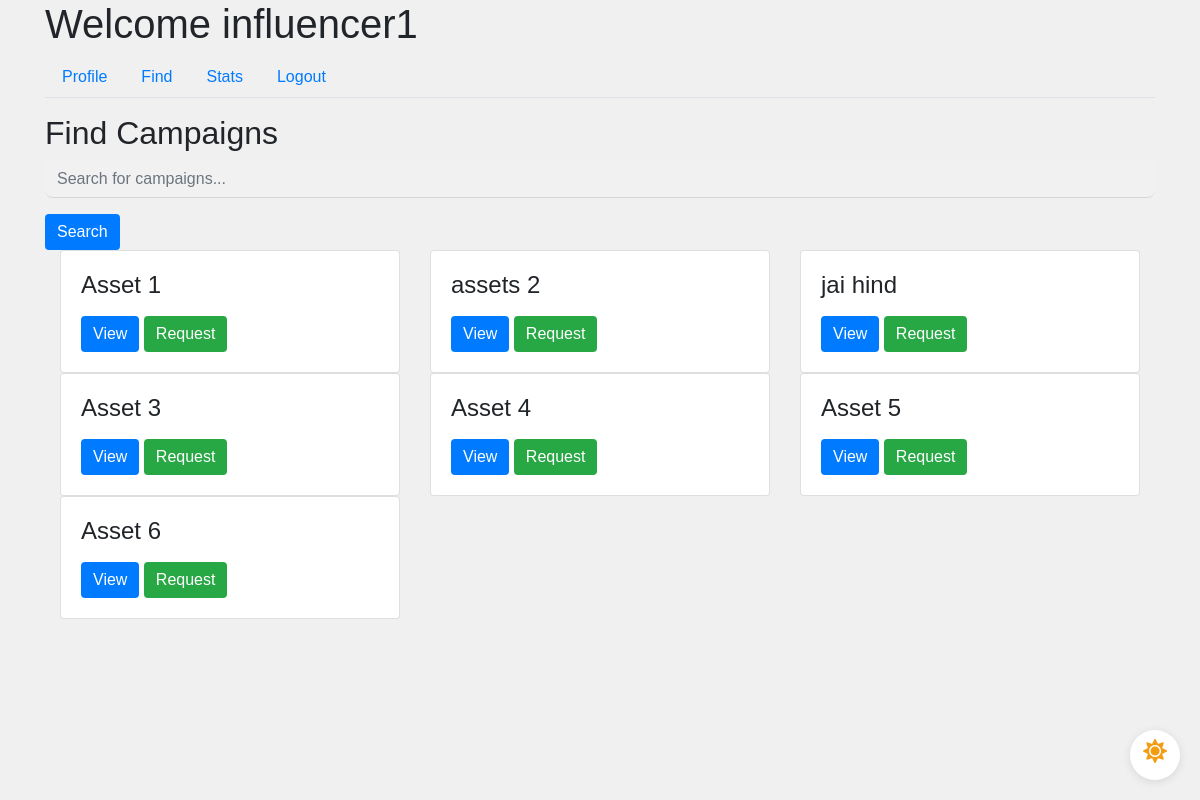
Page /influencer/find (signed in) on the committed database.
### app/models.py (models this page shows, shortened)
class User(UserMixin, db.Model):
    id = db.Column(db.Integer, primary_key=True)
    username = db.Column(db.String(64), unique=True, nullable=False)
    email = db.Column(db.String(120), unique=True, nullable=False)
    password_hash = db.Column(db.String(128), nullable=False)
    role = db.Column(db.String(20), nullable=False)
    industry = db.Column(db.String(120))  # For Sponsors
    platforms = db.Column(db.Text)  # For Influencers
    category = db.Column(db.String(120))  # For Influencers
    niche = db.Column(db.String(120))  # For Influencers
    profile_pic = db.Column(db.String(20), nullable=False, default='download.png')
    flag = db.Column(db.Boolean, default=False, nullable=False)  # Add flag column

class Campaign(db.Model):
    id = db.Column(db.Integer, primary_key=True)
    name = db.Column(db.String(100), nullable=False)
    description = db.Column(db.Text, nullable=False)
    budget = db.Column(db.Float, nullable=False)
    visibility = db.Column(db.String(10), nullable=False)  # 'public', 'private'
    start_date = db.Column(db.Date, nullable=False)
    end_date = db.Column(db.Date, nullable=False)
    user_id = db.Column(db.Integer, db.ForeignKey('user.id'), nullable=False)
    ad_requests = db.relationship('AdRequest', backref='campaign', lazy=True)
    flag = db.Column(db.Boolean, default=False, nullable=False)  # Add flag column

### app/routes.py (the view)
@main.route('/influencer/find')
@login_required
def influencer_find():
    if current_user.role == 'influencer':
        influencer = current_user
        active_campaigns = Campaign.query.filter_by(visibility='public').all()
        return render_template('influencer_find.html', influencer=current_user, active_campaigns=active_campaigns)
    return redirect(url_for('main.home'))

### app/models.py (called while the page is built)
@login_manager.user_loader
def load_user(user_id):
    return User.query.get(int(user_id))

### app/templates/influencer_find.html (shortened to what this page needs)
{% extends "influencer_dashboard.html" %}
{% block tab_content %}
<h2>Find Campaigns</h2>
<form method="GET" action="{{ url_for('main.influencer_find') }}">
    <div class="form-group">
        <input type="text" name="search" class="form-control" placeholder="Search for campaigns...">
    </div>
    <button type="submit" class="btn btn-primary">Search</button>
</form>
<div class="scrollable-container scrollable-container-custom-height-infl-4">
    <div class="row-container">
        {% for campaign in active_campaigns %}
        <div class="col-md-4">
            <div class="request-box card">
                <div class="card-body">
                    <h4 class="card-title">{{ campaign.name }}</h4>
                    <button class="btn btn-primary" data-toggle="modal" data-target="#campaignModal" data-id="{{ campaign.id }}">View</button>
                    {% if campaign.flag == 0 and current_user.flag == 0 %}
                        <a href="{{ url_for('main.new_ad_request_infl', campaign_id=campaign.id, influencer_id=influencer.id) }}" class="btn btn-success">Request</a>
                    {% endif %}
                </div>
            </div>
        </div>
        {% endfor %}
    </div>
{% endblock %}

### app/templates/influencer_dashboard.html (shortened to what this page needs)
{% extends "base.html" %}
{% block content %}
<div class="dark-mode-toggle">
    <label for="darkSwitch" class="toggle-label">
        <i class="fas fa-sun light-mode-icon"></i>
    </label>
</div>
<h1>Welcome {{ current_user.username }}</h1>
<ul class="nav nav-tabs">
    <li class="nav-item">
        <a class="nav-link" href="{{ url_for('main.influencer_profile') }}">Profile</a>
    </li>
    <li class="nav-item">
        <a class="nav-link" href="{{ url_for('main.influencer_find') }}">Find</a>
    </li>
    <li class="nav-item">
        <a class="nav-link" href="{{ url_for('main.influencer_stats') }}">Stats</a>
    </li>
    <li class="nav-item">
        <a class="nav-link" href="{{ url_for('main.logout') }}">Logout</a>
    </li>
</ul>
<div class="tab-content mt-3">
    {% block tab_content %}{% endblock %}
</div>
{% endblock %}

### app/static/css/styles.css (style rules this page uses)
.scrollable-container { display: flex; flex-direction: column; overflow-y: auto; height: 255px; scroll-snap-type: y mandatory; }
.scrollable-container-custom-height-infl-4 { height: 400px; }
.row-container { display: flex; flex-wrap: wrap; }
body { font-family: 'Arial', sans-serif; background-color: #f0f0f0; margin: 0; padding: 0; transition: background-color 0.3s; }
.form-control { border: none; border-bottom: 1px solid rgba(0, 0, 0, 0.1); background-color: rgba(255, 255, 255, 0.1); border-radius: 8px; color: #333; transition: border-color 0.3s; }
.btn-primary { background-color: #007bff; border: none; }
.btn-success { background-color: #28a745; border: none; }
.dark-mode-toggle { position: fixed; bottom: 20px; right: 20px; width: 50px; height: 50px; border-radius: 50%; background-color: #fff; box-shadow: 0 2px 10px rgba(0, 0, 0, 0.1); display: flex; align-items: center; justify-content: center; cursor: pointer; z-index: 1000; }
.toggle-label { display: flex; align-items: center; justify-content: center; width: 100%; height: 100%; cursor: pointer; position: relative; }
.light-mode-icon, .dark-mode-icon { position: absolute; font-size: 24px; }
.light-mode-icon { color: #f39c12; opacity: 1; transition: opacity 0.3s; }

### rows in the picture
User: username "influencer1"
Campaign: name "Asset 1"
Campaign: name "assets 2"
Campaign: name "jai hind"
Campaign: name "Asset 3"
Campaign: name "Asset 4"
Campaign: name "Asset 5"
Campaign: name "Asset 6"
